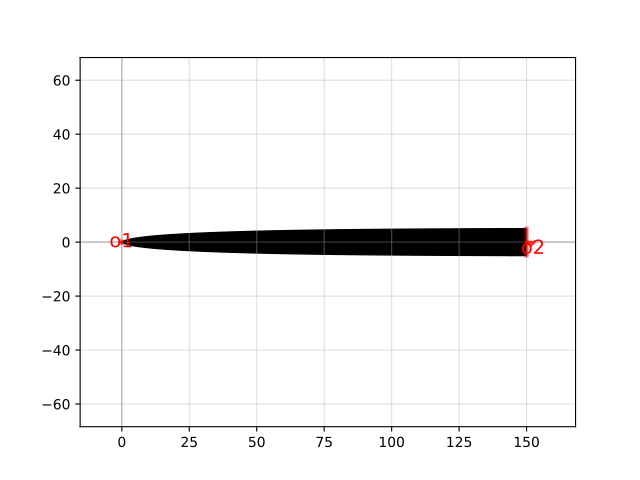

Python code for this plot:
import gdsfactory as gf

c = gf.components.taper_w10_l150()
c.plot()
